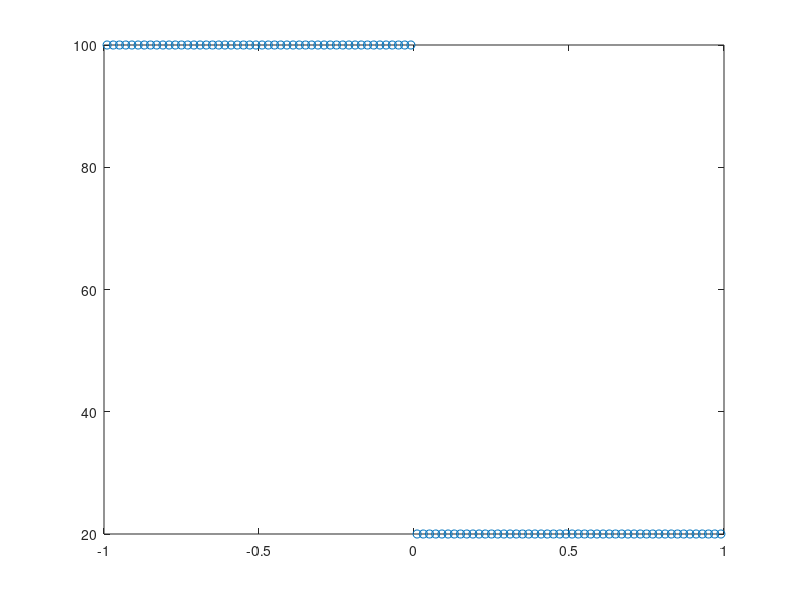

Write MATLAB code to recreate this figure. (Note: this script raises an error after producing the figure.)
% BTCS method for the linea heat conduction equation
clear all           % removes all variables from memory
close all           % closes all figures
clc                 % clears the command windows
xL=-1;              % left boundary
xR=1;               % right boundary
IMAX=100;           % number of spatial control volumes
dx=(xR-xL)/IMAX;    % mesh spacing
x=linspace(xL+dx/2, xR-dx/2, IMAX);  % generate the grid
%b=1;               % b = lambda/(rho*c_v)
bL=10;              % left coefficient 
bR=1;               % right coefficient
TL=100;             % left temperature
TR=20;              % right temperature
% initial condition
for i=1:IMAX
   if(x(i)<=0) 
       T(i)=TL;
       b(i)=bL;
   else
       T(i)=TR;
       b(i)=bR;
   end
end
plot(x,T,'o')       % plot the initial condition

time=0;             % initial time
tend=0.1;           % final time
NMAX=100;        % max number of time steps
for i=1:NMAX
   % choose a stable time step
   dt=0.45*dx^2/max(b);
   if(time+dt>tend)
       dt=tend-time;    % reduce dt to reach tend exactly
   end
   if(time>=tend)
       break
   end
   
   % assemble the coefficients of the matrix A of the linear system
   
   for i=1:IMAX
      if(i==1)
          % left boundary
          bp=0.5*(b(i)+b(i+1));
          bm=b(i);
          di(i)=1+(2*bm+bp)*dt/dx^2;        % diagonal
          up(i)=-bp*dt/dx^2;                % upper diagonal
          rhs(i)=T(i)+2*bm*dt/dx^2*TL;      % boundary condition
      elseif(i==IMAX)
          % right boundary
          bp=b(i);
          bm=0.5*(b(i)+b(i-1));
          lo(i)=-bm*dt/dx^2;                % lower diagonal
          di(i)=1+(bm+2*bp)*dt/dx^2;        % diagonal
          up(i)=0;
          rhs(i)=T(i)+2*bp*dt/dx^2*TR;      % right hand side
      else
          % inside the domain
          bp=0.5*(b(i+1)+b(i));
          bm=0.5*(b(i)+b(i-1));
          lo(i)=-bm*dt/dx^2;                % lower diagonal
          di(i)=1+(bm+bp)*dt/dx^2;          % diagonal
          up(i)=-bp*dt/dx^2;                % upper diagonal
          rhs(i)=T(i);                      % right hand side
      end
   end
   % Finite volume scheme
   T=Thomas(lo,di,up,rhs);                  % solve the linear system
   % advance time
   time=time+dt;
   plot(x,T,'o')
   title(sprintf('Current time = %f', time))
   axis([xL xR 20 100])
   drawnow
end

% The exact solution is valid only in an infinite domain, hence we can
% apply it only for very small time

if(time<=0.03)
    % Contact temperature
    Tc=(sqrt(bR)*TR+sqrt(bL)*TL)/(sqrt(bL)+sqrt(bR));
    xe=linspace(xL,xR,10*IMAX); % grid for the exact solution
    for i=1:10*IMAX
       if(xe(i)<0) 
           Te(i)=TL+(Tc-TL)*erfc(-xe(i)/(2*sqrt(bL*time)));
       else
           Te(i)=TR+(Tc-TR)*erfc(+xe(i)/(2*sqrt(bR*time)));
       end
    end
    hold on
    plot(xe,Te,'r-')
    legend('BTCS','Exact')
end